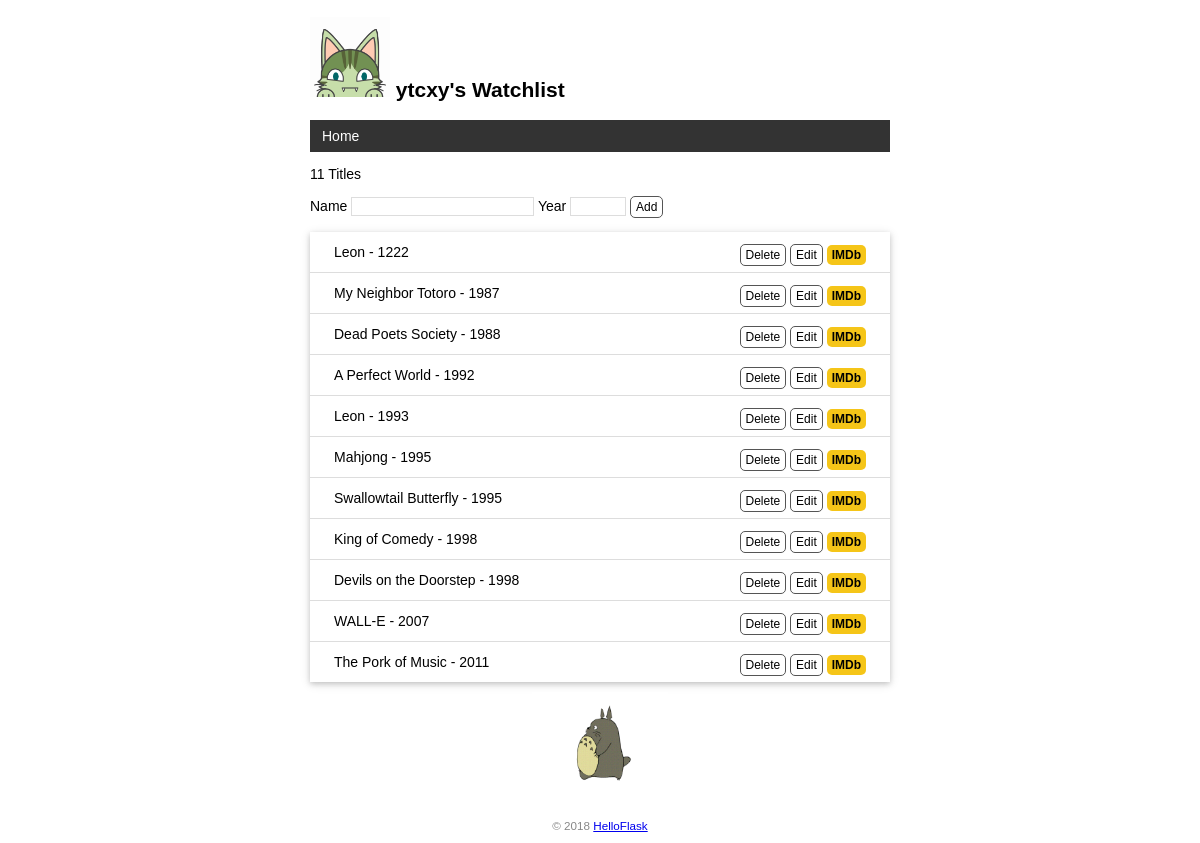
Before: / with the older database file.
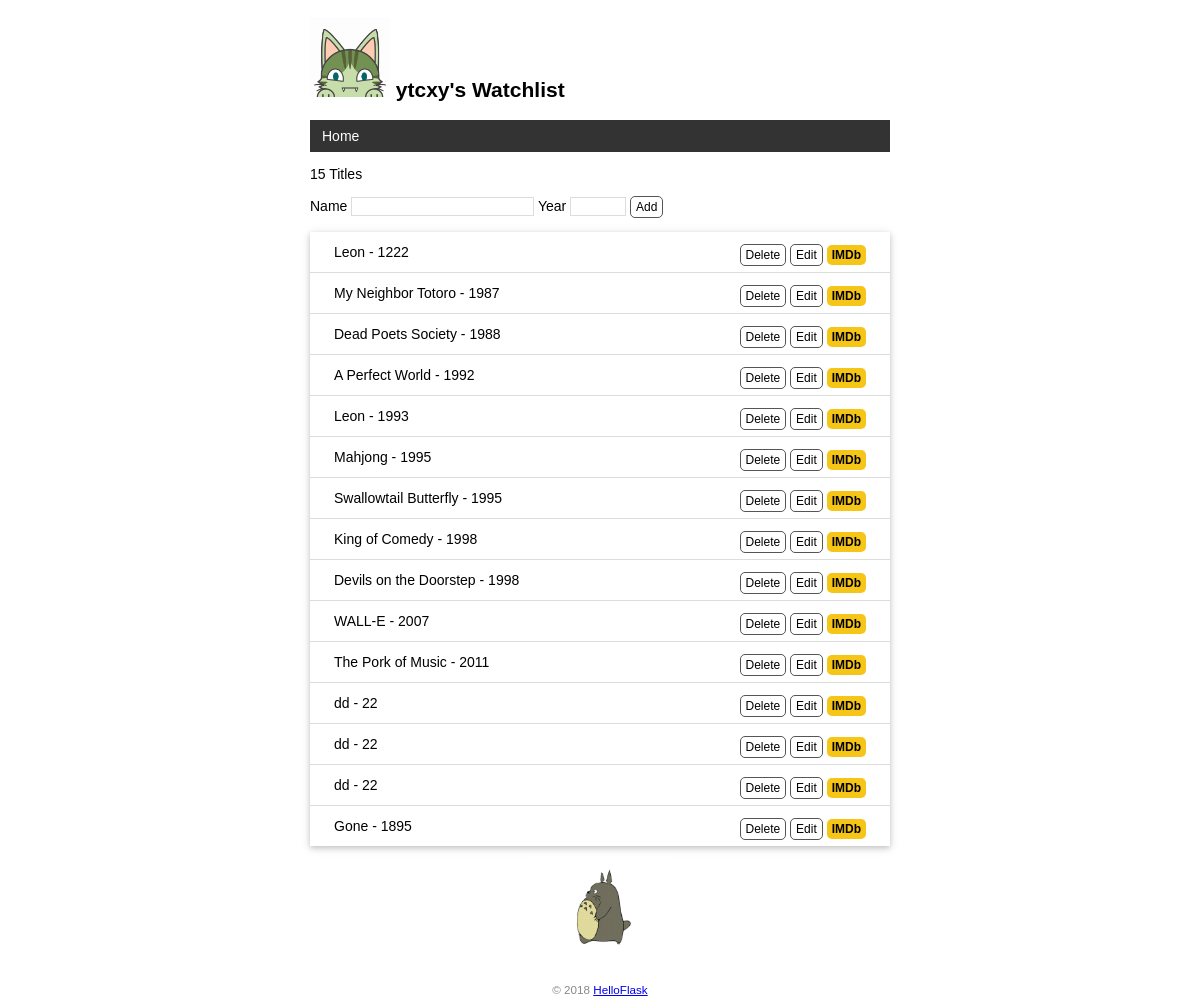
After: the same page with the newer database file.
### app.py (models this page shows)
class User(db.Model):
    id = db.Column(db.Integer, primary_key=True)
    name = db.Column(db.String(20))

class Movie(db.Model):
    id = db.Column(db.Integer, primary_key=True)
    title = db.Column(db.String(60))
    year = db.Column(db.String(4))

### app.py (the view, shortened to what this page needs)
@app.route('/', methods=['GET', 'POST'])
def index():
    movies = Movie.query.all()
    return render_template('index.html', movies=movies)

### app.py (called while the page is built)
@app.context_processor
def inject_user():
    user = User.query.first()
    return dict(user=user)

### templates/index.html
{% extends 'base.html' %}
{% block content %}
<p>{{ movies|length }} Titles</p>
<form method="post">
    Name <input type="text" name="title" autocomplete="off" required>
    Year <input type="text" name="year" autocomplete="off" required>
    <input class="btn" type="submit" name="submit" value="Add">
</form>
<ul class="movie-list">
    {% for movie in movies %}
    <li>{{ movie.title }} - {{ movie.year }}
        <span class="float-right">
                <form class="inline-form" method="post" action="{{ url_for('delete', movie_id=movie.id) }}">
                    <input class="btn" type="submit" name="delete" value="Delete" onclick="return confirm('Are you sure?')">
                </form>
            <a class="btn" href="{{ url_for('edit', movie_id=movie.id) }}">Edit</a>
            <a class="imdbb" href="https://www.imdb.com/find?q={{ movie.title }}" target="_blank" title="Find this movie on IMDb">IMDb</a>
        </span>
    </li>
    {% endfor %}
</ul>
<img alt="Walking Totoro" class="totoro" src="{{ url_for('static', filename='images/totoro.gif') }}" title="to~to~ro~">
{% endblock %}

### templates/base.html (shortened to what this page needs)
<!DOCTYPE html>
<html lang="en">
<head>
    {% block head %}
    <link rel="stylesheet" href="{{ url_for('static', filename='style.css') }}" type="text/css">
    {% endblock %}
</head>
<body>
    <h2>
        <img alt="Avatar" class="avatar" src="{{ url_for('static', filename='images/avatar.png') }}">
        {{ user.name }}'s Watchlist
    </h2>
    <nav>
        <ul>
            <li><a href="{{ url_for('index') }}">Home</a></li>
        </ul>
    </nav>
    {% block content %}{% endblock %}
    <footer>
        <small>&copy; 2018 <a href="http://helloflask.com/tutorial">HelloFlask</a></small>
    </footer>
</body>
</html>

### static/style.css (style rules this page uses)
body { margin: auto; max-width: 580px; font-size: 14px; font-family: Helvetica, Arial, sans-serif; }
.avatar { width: 80px; }
input[type=submit] { font-family: inherit; }
input[type=text] { border: 1px solid #ddd; }
input[name=year] { width: 50px; }
.inline-form { display: inline; }
.btn { font-size: 12px; padding: 3px 5px; text-decoration: none; cursor: pointer; background-color: white; color: black; border: 1px solid #555555; border-radius: 5px; }
nav ul { list-style-type: none; margin: 0; padding: 0; overflow: hidden; background-color: #333; }
nav li { float: left; }
nav li a { display: block; color: white; text-align: center; padding: 8px 12px; text-decoration: none; }
.float-right { float: right; }
.imdbb { font-size: 12px; font-weight: bold; color: black; text-decoration: none; background: #F5C518; border-radius: 5px; padding: 3px 5px; }
footer { color: #888; margin-top: 15px; text-align: center; padding: 10px; }
.movie-list { list-style-type: none; padding: 0; margin-bottom: 10px; box-shadow: 0 2px 5px 0 rgba(0, 0, 0, 0.16), 0 2px 10px 0 rgba(0, 0, 0, 0.12); }
.movie-list li { padding: 12px 24px; border-bottom: 1px solid #ddd; }
.movie-list li:last-child { border-bottom:none; }
.totoro { display: block; margin: 0 auto; height: 100px; }

Changed rows visible on the page:
added Movie: title "dd", year "22"
added Movie: title "dd", year "22"
added Movie: title "dd", year "22"
added Movie: title "Gone", year "1895"
Other visible differences:
{{ movies|length }}: "11" → "15"
